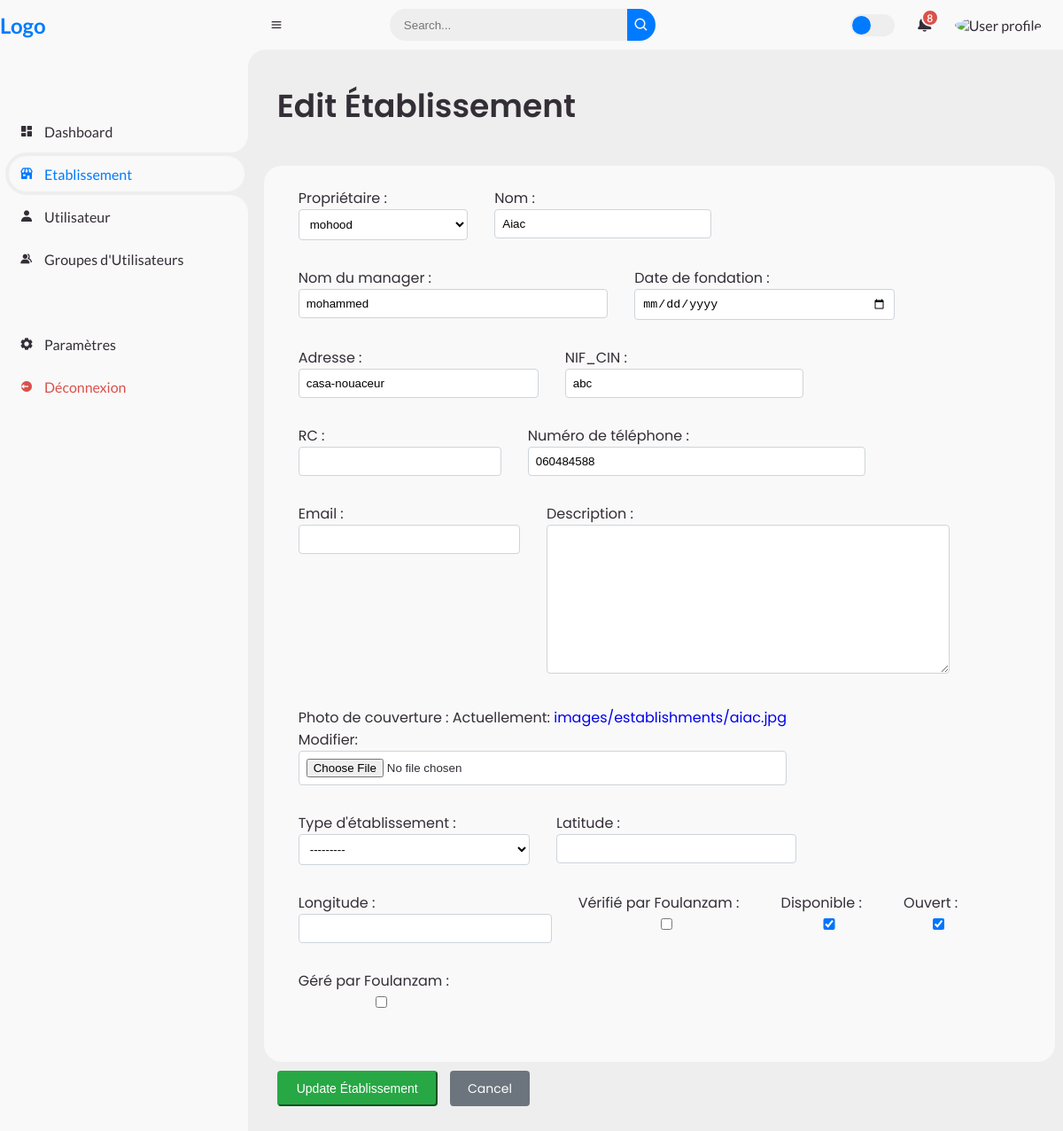
The app's page /dashboard/edit_etablissement/1/ with its own data.
### dashboard/models.py (models this page shows, shortened)
class Establishment(models.Model):
    owner = models.ForeignKey(NormalUser, on_delete=models.RESTRICT, related_name='establishments', verbose_name="Propriétaire")
    name = models.CharField(verbose_name="Nom", max_length=225)
    manager_name = models.CharField(verbose_name="Nom du manager", max_length=100, null=True, blank=True)
    foundation_date = models.DateField(verbose_name="Date de fondation", null=True, blank=True)
    address = models.CharField(verbose_name="Adresse", max_length=100)
    nif_cin = models.CharField(verbose_name="NIF_CIN", max_length=9, null=True)
    rc_license = models.CharField(verbose_name="RC", max_length=12, blank=True, null=True)
    phone_number = models.CharField(verbose_name="Numéro de téléphone", max_length=20, default="1234567890")
    email = models.EmailField(max_length=100, blank=True, null=True)
    description = models.TextField(max_length=500, blank=True, null=True)
    image = models.ImageField(verbose_name="Photo de couverture", upload_to="images/establishments", blank=False, null=True)
    establishment_type = models.CharField(verbose_name="Type d'établissement", max_length=100, choices=[('type1', 'Type 1'), ('type2', 'Type 2')], blank=True)
    latitude = models.FloatField(validators=[MinValueValidator(-90), MaxValueValidator(90)], blank=True, null=True)
    longitude = models.FloatField(validators=[MinValueValidator(-180), MaxValueValidator(180)], blank=True, null=True)
    is_verified = models.BooleanField(verbose_name="Vérifié par Foulanzam", default=False)
    is_available = models.BooleanField(verbose_name="Disponible", default=True)
    is_open = models.BooleanField(verbose_name="Ouvert", default=True)
    is_managed = models.BooleanField(verbose_name="Géré par Foulanzam", default=False)

### dashboard/views.py (the view)
# urls.py: path('edit_etablissement/<int:etablissement_id>/', views.edit_etablissement, name='edit_etablissement'),
def edit_etablissement(request, etablissement_id):
    etablissement = get_object_or_404(Establishment, pk=etablissement_id)
    if request.method == 'POST':
        form = EstablishmentForm(request.POST, instance=etablissement)
        if form.is_valid():
            form.save()
            messages.success(request, "Établissement updated successfully!")
            return redirect('dashboard:etablissement')
        else:
            messages.error(request, "Error updating the établissement.")
    else:
        form = EstablishmentForm(instance=etablissement)
    return render(request, 'edit_etablissement.html', {'form': form, 'etablissement': etablissement ,'current_section': 'etablissement'})

### dashboard/models.py (called while the page is built)
    def __str__(self):
        return self.username

### dashboard/templates/edit_etablissement.html (shortened to what this page needs)
{% extends 'base.html' %}
{% block content %}
<div class="container">
    <div class="head-title">
        <div class="left">
            <h1>Edit Établissement</h1>
        </div>
    </div>
    <form method="POST">
        <div class="table-data">
            <div class="row">
                {% for field in form %}
                    <div class="col-md-4">
                        <div class="form-group">
                            {{ field.label_tag }}
                            {{ field }}
                        </div>
                    </div>
                {% endfor %}
            </div>
        </div>
        <button type="submit" class="btn btn-primary update-btn">Update Établissement</button>
        <a href="{% url 'dashboard:etablissement' %}" class="btn btn-secondary cancel-btn">Cancel</a>
    </form>
</div>
{% endblock %}

### dashboard/static/css/style.css (style rules this page uses)
* { margin: 0; padding: 0; box-sizing: border-box; }
a { text-decoration: none; }
:root { --poppins: 'Poppins', sans-serif; --lato: 'Lato', sans-serif; --light: #F9F9F9; --blue: #007bff; --light-blue: #CFE8FF; --grey: #eee; --dark-grey: #AAAAAA; --dark: #342E37; --red: #DB504A; --yellow: #FFCE26; --light-yellow: #FFF2C6; --orange: #FD7238; --light-orange: #FFE0D3; }
html { overflow-x: hidden; }
body { background: var(--grey) !important; overflow-x: hidden; }
#content main .head-title { display: flex; align-items: center; justify-content: space-between; grid-gap: 16px; flex-wrap: wrap; }
#content main .head-title .left h1 { font-size: 36px; font-weight: 600; margin-bottom: 10px; color: var(--dark); }
#content main .table-data { display: flex; flex-wrap: wrap; grid-gap: 24px; margin-top: 24px; width: 100%; color: var(--dark); }
#content main .table-data > div { border-radius: 20px; background: var(--light); padding: 24px; overflow-x: auto; }

### dashboard/templates/edit_etablissement.html (style rules this page uses)
.container { max-width: 900px; margin-left: 1%; }
.head-title { text-align: center; margin-bottom: 30px; }
.head-title .left h1 { font-size: 28px; font-weight: bold; }
.table-data .row { display: flex; flex-wrap: wrap; margin: 0 -15px; }
.table-data .col-md-4 { padding: 0 15px; margin-bottom: 15px; }
.table-data .form-group { margin-bottom: 15px; }
.form-group input, .form-group textarea, .form-group select { width: 100%; padding: 8px; border: 1px solid #ced4da; border-radius: 4px; background-color: #fff; box-shadow: none; transition: border-color 0.15s ease-in-out, box-shadow 0.15s ease-in-out; }
.btn.update-btn { background-color: #28a745; border-color: #28a745; color: white; padding: 10px 20px; font-size: 14px; border-radius: 4px; transition: background-color 0.3s ease, transform 0.3s ease; box-shadow: none; margin-top: 10px; }
.btn.cancel-btn { background-color: #6c757d; border-color: #6c757d; color: white; padding: 10px 20px; font-size: 14px; border-radius: 4px; transition: background-color 0.3s ease, transform 0.3s ease; margin-left: 10px; box-shadow: none; margin-top: 10px; }

### records on screen
Establishment: form "mohood" "Aiac" "mohammed" "casa-nouaceur" "abc" "060484588" "---------" "☑" "☑"

### other values on screen
{{ field.label_tag }} "Propriétaire :" "Nom :" "Nom du manager :" "Date de fondation :" "Adresse :" "NIF_CIN :" "RC :" "Numéro de téléphone :" "Email :" "Description :" "Photo de couverture :" "Type d'établissement :" "Latitude :" "Longitude :" "Vérifié par Foulanzam :" "Disponible :" "Ouvert :" "Géré par Foulanzam :"
